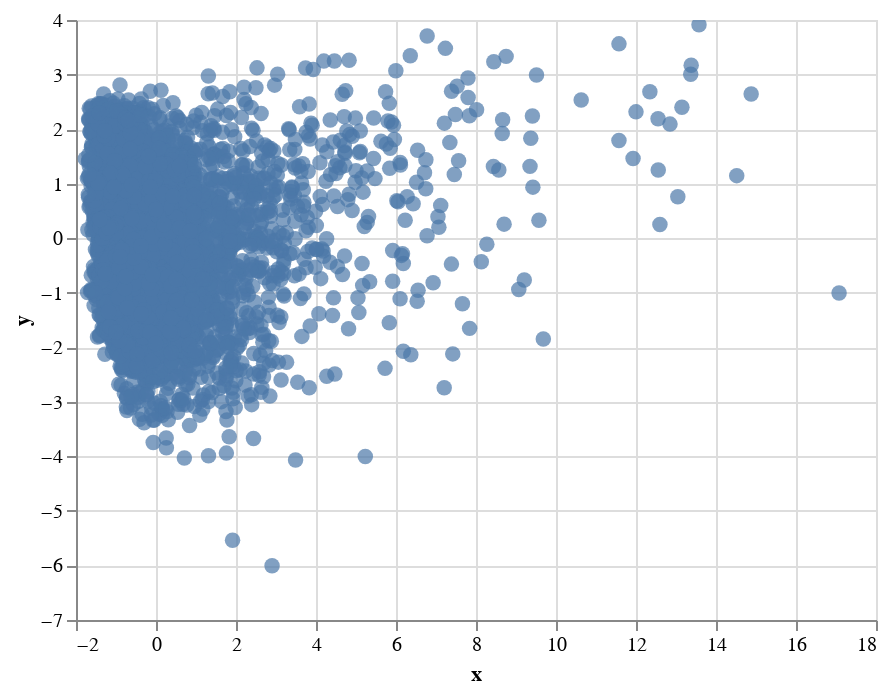

This figure's notebook cell:
### Code cell
# Create a new DataFrame based on the reduced data from PCA
vis_data = pd.DataFrame(data_reduced_pca)

# Add 'sector' column from the original 'data' DataFrame to 'vis_data'
# Reset the index of both DataFrames to ensure alignment and avoid potential conflicts from duplicate indices
vis_data['sector'] = data.reset_index()['sector']

# Add 'country' column, represented by its alpha-2 code, from the original 'data' DataFrame to 'vis_data'
vis_data['country'] = data.reset_index()['country']


# Rename the columns of 'vis_data' for better clarity:
# The first two columns represent the two principal components from PCA
# The third and fourth columns are 'place' and 'country' respectively
vis_data.columns = ['x', 'y', 'sector', 'country']

# Using the Altair library to create an interactive scatter plot:
# - The x and y axes represent the two principal components.
# - Each data point (or circle) in the scatter plot corresponds to a 'place' in a 'country'.
# - Hovering over a data point reveals a tooltip with the 'place' and 'country' information.
alt.Chart(vis_data).mark_circle(size=60).encode(
    x='x',          # Set the x-axis to represent the first principal component
    y='y',          # Set the y-axis to represent the second principal component
    tooltip=['sector', 'country']  # Display 'place' and 'country' information as a tooltip on hover
).interactive()   # Enable interactive features such as panning and zooming

### Figure 1 — Vega-Lite specification as saved in the notebook (floating-point values rounded to 4 significant figures; data arrays with more than 128 entries replaced by an {"elided": "..."} marker saying what was removed)
{"config": {"view": {"continuousWidth": 400, "continuousHeight": 300}}, "data": {"name": "data-ab26f10e7a1c2d543c1790792c90c88e"}, "mark": {"type": "circle", "size": 60}, "encoding": {"tooltip": [{"field": "sector", "type": "nominal"}, {"field": "country", "type": "nominal"}], "x": {"field": "x", "type": "quantitative"}, "y": {"field": "y", "type": "quantitative"}}, "selection": {"selector002": {"type": "interval", "bind": "scales", "encodings": ["x", "y"]}}, "$schema": "https://vega.github.io/schema/vega-lite/v4.17.0.json", "datasets": {"data-ab26f10e7a1c2d543c1790792c90c88e": {"elided": "5000 records"}}}
